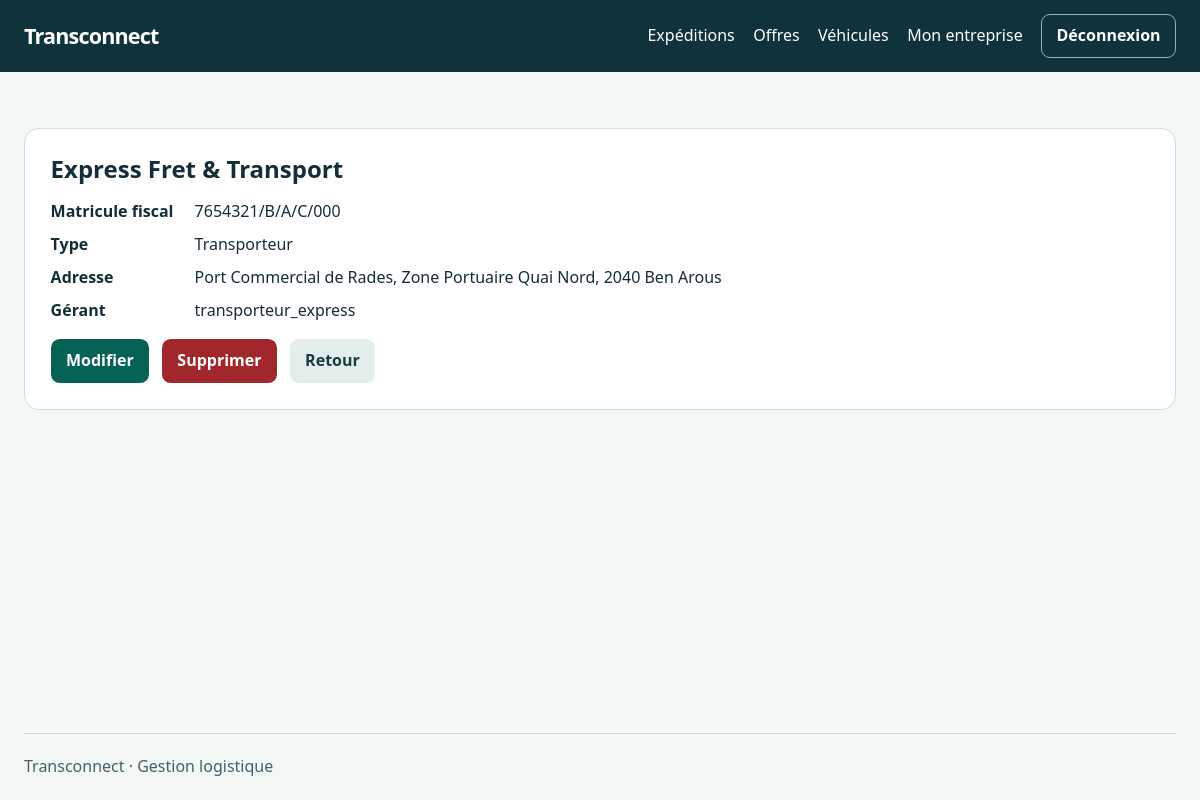
The app's page /entreprises/2/ (signed in) with its own data.
### EntrepriseApp/models.py (models this page shows, shortened)
class Entreprise(models.Model):
    TYPE_CHOICES = [
        ('chargeur', 'Chargeur'),
        ('transporteur', 'Transporteur'),
    ]
    raison_sociale = models.CharField(max_length=200, blank=False, null=False)
    matricule_fiscal = models.CharField(
        max_length=17,
        unique=True,
        validators=[matricule_validator],
        db_column='matricule_fiscale'
    )
    adresse = models.TextField(
        validators=[
            MinLengthValidator(20, "L'adresse doit contenir au moins 20 caractères."),
            MaxLengthValidator(400, "L'adresse ne peut pas dépasser 400 caractères.")
        ],
        blank=False,
        null=False
    )
    type_entreprise = models.CharField(
        max_length=100,
        choices=TYPE_CHOICES,
        default='chargeur'
    )
    created_at = models.DateTimeField(auto_now_add=True)
    updated_at = models.DateTimeField(auto_now=True)
    gerant = models.OneToOneField(
        Utilisateur,
        on_delete=models.CASCADE,
        related_name='entreprise'
    )
    @property
    def matricule_fiscale(self):
        return self.matricule_fiscal
    @matricule_fiscale.setter
    def matricule_fiscale(self, value):
        self.matricule_fiscal = value

class Utilisateur(AbstractUser):
    ROLE_CHOICES = [
        ('admin', 'Admin'),
        ('chargeur', 'Chargeur'),
        ('transporteur', 'Transporteur'),
    ]
    user_id = models.CharField(
        primary_key=True,
        max_length=8,
        unique=True,
        validators=[user_id_validator]
    )
    email = models.EmailField(unique=True, validators=[validate_gmail])
    telephone = models.CharField(max_length=15, blank=True, null=True)
    role = models.CharField(max_length=20, choices=ROLE_CHOICES, default='chargeur')
    created_at = models.DateTimeField(auto_now_add=True)
    updated_at = models.DateTimeField(auto_now=True)

### EntrepriseApp/views.py (the view)
# urls.py: path("<int:pk>/", EntrepriseDetailView.as_view(), name="entreprise_detail"),
class EntrepriseDetailView(OwnedEntrepriseMixin, DetailView):
    template_name = 'entreprise/detail.html'
    context_object_name = 'entreprise'

### EntrepriseApp/views.py (called while the page is built)
    def get_queryset(self):
        return Entreprise.objects.filter(pk=self.company.pk)

### config/access.py (called while the page is built)
def company_for(user):
    company = getattr(user, 'entreprise', None)
    if company and company.type_entreprise == user.role:
        return company
    return None

    def dispatch(self, request, *args, **kwargs):
        if not request.user.is_authenticated:
            return self.handle_no_permission()
        if request.user.role not in self.roles:
            raise PermissionDenied
        self.company = company_for(request.user)
        if self.require_company and not self.company:
            if request.method in ('GET', 'HEAD') and not hasattr(request.user, 'entreprise'):
                return redirect('entreprise_create')
            raise PermissionDenied
        return super().dispatch(request, *args, **kwargs)

### templates/entreprise/detail.html (shortened to what this page needs)
{% extends 'base.html' %}
{% block content %}
<section class="panel">
    <h1>{{ entreprise.raison_sociale }}</h1>
    <dl class="details">
        <dt>Matricule fiscal</dt><dd>{{ entreprise.matricule_fiscal }}</dd>
        <dt>Type</dt><dd>{{ entreprise.get_type_entreprise_display }}</dd>
        <dt>Adresse</dt><dd>{{ entreprise.adresse }}</dd>
        <dt>Gérant</dt><dd>{{ entreprise.gerant.username }}</dd>
    </dl>
    <div class="actions">
        <a class="button" href="{% url 'entreprise_update' entreprise.pk %}">Modifier</a>
        <a class="button danger" href="{% url 'entreprise_delete' entreprise.pk %}">Supprimer</a>
        <a class="button secondary" href="{% url 'entreprise_list' %}">Retour</a>
    </div>
</section>
{% endblock %}

### EntrepriseApp/static/logistique/site.css (style rules this page uses)
:root { color-scheme: light; font: 100% / 1.6 system-ui, sans-serif; color: #142d38; background: #f3f7f6; }
* { box-sizing: border-box; }
body { margin: 0; min-height: 100vh; display: flex; flex-direction: column; }
.navigation, .nav-links, .page-head, .row, .actions { display: flex; flex-wrap: wrap; align-items: center; gap: .8rem; }
h1, h2 { line-height: 1.2; margin: 0 0 .65rem; }
a { color: #075a4e; }
.button { display: inline-flex; align-items: center; justify-content: center; padding: .5rem .9rem; border: 1px solid transparent; border-radius: .55rem; background: #066254; color: white; text-decoration: none; cursor: pointer; font: inherit; font-weight: 650; }
.button.secondary { background: #e3eeec; color: #163b40; }
.button.danger { background: #a1272d; }
.panel, .row { background: white; border: 1px solid #cfdddc; border-radius: .9rem; padding: clamp(1rem, 3vw, 1.6rem); }
.details { display: grid; grid-template-columns: minmax(8rem, max-content) 1fr; gap: .45rem 1rem; }
.details dt { font-weight: 700; }
.details dd { margin: 0; overflow-wrap: anywhere; }

### records on screen
Entreprise: raison_sociale "Express Fret & Transport", matricule_fiscal "7654321/B/A/C/000", type_entreprise "Transporteur", adresse "Port Commercial de Rades, Zone Portuaire Quai Nord, 2040 Ben Arous", gerant.username "transporteur_express"
